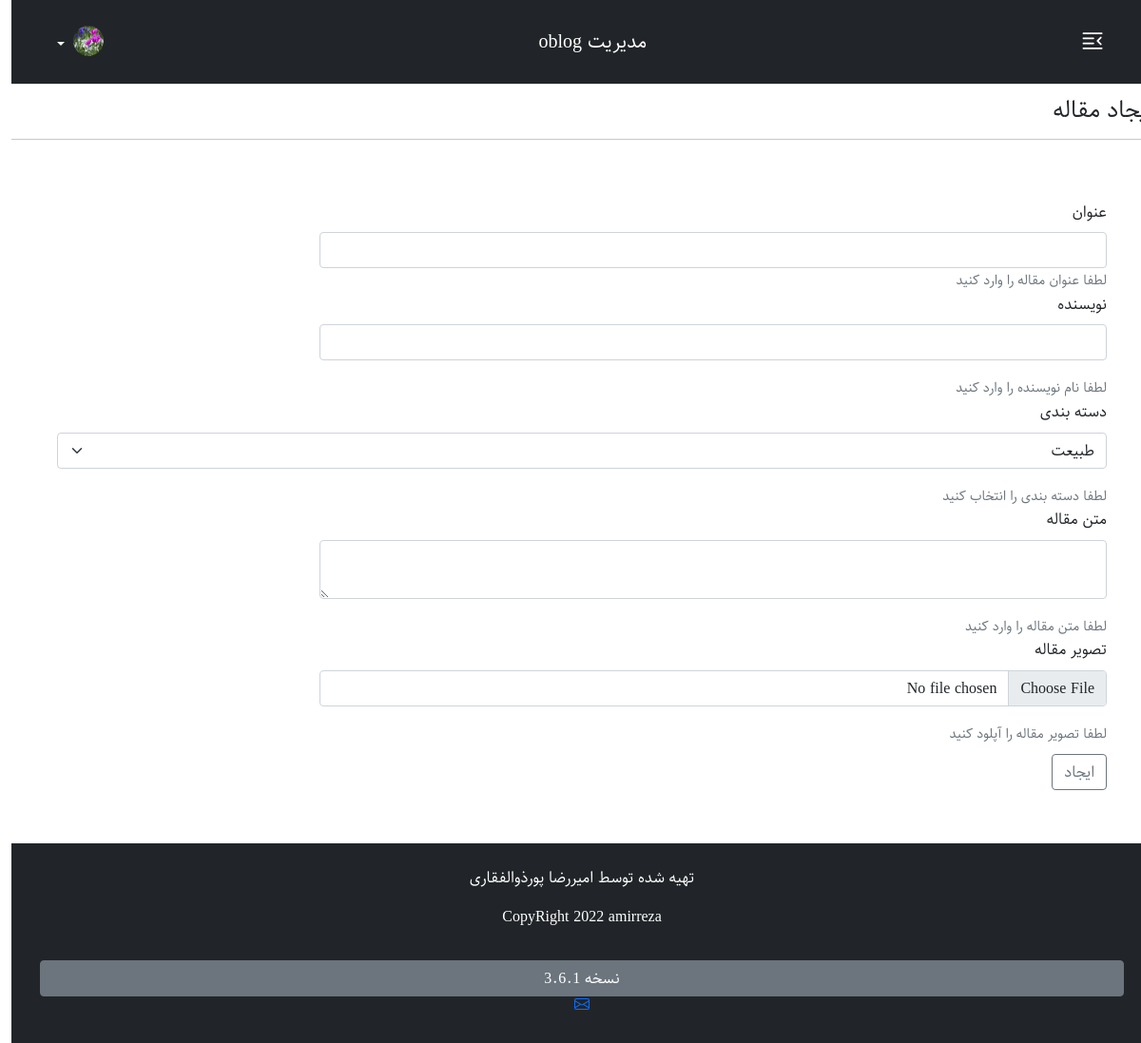
The app's page /admin/new-post.php (signed in) with its own data.
### tables this page shows
CREATE TABLE `information` (
  `id` int(11) NOT NULL,
  `body` text NOT NULL
);

### admin/new-post.php (the view, shortened to what this page needs)
<?php
include("./include/nav.php");
$categories = $base->query("SELECT * FROM `categories`");
?>
<br>
<br>
<br>
<section class="mt-4">
   <div class="row">
       <div class="col">
                      <div>
                                     <h4>ایجاد مقاله</h4>
                                     <hr>
                      </div>
               <div>
                      <form class="p-5" enctype="multipart/form-data" method = "post">
                                <div>
                                      <label class="form-label" for="title">عنوان</label>
                                      <input type="text" name="title" id="title" class="form-control">
                                    <small class="text-muted">لطفا عنوان مقاله را وارد کنید</small>
                               </div>
                                     <div>
                                     <label class="form-label" for="author">نویسنده</label>
                                      <input type="text" name="auther" id="author" class="form-control mb-3">
                                    <small class="text-muted">لطفا نام نویسنده را وارد کنید</small>
                                     </div>
                               <div>
                               <label class="form-label" for="category">دسته بندی</label>
                               <select class="form-select mb-3" name="category" id="category">
                                 <?php
                                 if($categories->rowcount() > 0){
                                   foreach($categories as $category){
                                     ?>
                                      <option value="<?php echo $category['id']; ?>"><?php echo $category['title']; ?></option>
                                     <?php
                                   }
                                 }
                                 ?>
                               </select>
                               <small class="text-muted">لطفا دسته بندی را انتخاب کنید</small>
                               </div>
                       <div>
                       <label class="form-label" for="body">متن مقاله</label>
                                      <textarea  name="body"  id="body" class=" form-control mb-3"></textarea>
                                    <small class="text-muted">لطفا متن مقاله را وارد کنید</small>
                        </div>
              <div>
              <label class="form-label" for="image">تصویر مقاله</label>
                                      <input type="file" name="image" id="image" class="form-control mb-3">
                                    <small class="text-muted">لطفا تصویر مقاله را آپلود کنید</small>
             </div>
             <div>
                            <button name="add-post" class=" mt-2 mb-2 btn btn-outline-secondary" type="submit">ایجاد</button>
             </div>
                      </form>
                      </div>
       </div>
  </div>
</section>
<?php
include("../include/footer.php");
?>

### admin/include/nav.php (shortened to what this page needs)
<?php
include("./include/db.php");
$sadmin = $base->query("SELECT * FROM `information` WHERE id = 5 ");
?>
<!DOCTYPE html>
<html lang="fa">
<head>
               <link rel="stylesheet" href="https://cdn.jsdelivr.net/npm/bootstrap@5.0.2/dist/css/bootstrap.rtl.min.css">
               <link rel="stylesheet" href="https://cdn.jsdelivr.net/npm/bootstrap-icons@1.5.0/font/bootstrap-icons.css">
               <link rel="stylesheet" href="./css/admin.css">
</head>
<body >
<nav class="navbar fixed-top navbar-dark bg-dark p-3 mb-5 border-bottom">
  <div class="container ms-2">
  <button class="btn  fs-3 text-white" type="button" data-bs-toggle="offcanvas" data-bs-target="#offcanvasRight" aria-controls="offcanvasRight">
<i class="bi bi-text-indent-right"></i>
</button>
<?php
  if($sadmin->rowcount() > 0){
  foreach($sadmin as $ssadmin){
   ?>
    <a href="index.php" class="navbar-brand"><?php echo $ssadmin['body']; ?></a>
   <?php
  }
}
?>
      <div class="dropdown text-end">
        <a href="index.php" class="d-block link-dark text-light text-decoration-none dropdown-toggle" id="dropdownUser1" data-bs-toggle="dropdown" aria-expanded="false">
          <img src="./img/hey.jpg" alt="mdo" width="32" height="32" class="rounded-circle">
        </a>
      </div>
    </div>
</nav>

### include/footer.php (shortened to what this page needs)
<?php
$footer_querya = "SELECT * FROM `information` WHERE id = 2 ";
$footera = $base->query($footer_querya);
if($footera->rowcount() > 0){
  foreach($footera as $foota){
?>
<?php
$footer_queryb = "SELECT * FROM `information` WHERE id = 3 ";
$footerb = $base->query($footer_queryb);
if($footerb->rowcount() > 0){
  foreach($footerb as $footb){
?>
<footer class="text-center text-white bg-dark py-4">
  <div class="container">
    <div class="row flex-column">
<div><?php echo $foota['body']; ?></div>
<button class="  mt-3 btn btn-secondary">نسخه <?php echo $footb['body'] ?></button>
<div>
  <a target="_blank" href="mailto:ar.pourzolfaghari@gmail.com"></a>
</div>
    </div>
  </div>
</footer>
<?php
  }
}
  }
}
?>
</body>
</html>

### admin/css/admin.css (style rules this page uses)
body { direction: rtl !important; text-align: right !important; font-family: "sahel" !important; line-height: 1.6; }
input , textarea { width:75% !important; }
#body { text-align: right !important; direction: rtl !important; }

### records on screen
information: body "مدیریت oblog"
information: body "تهیه شده توسط امیررضا پورذوالفقاری CopyRight 2022 amirreza"
information: body "3.6.1"

### other values on screen
form field category "طبیعت"
